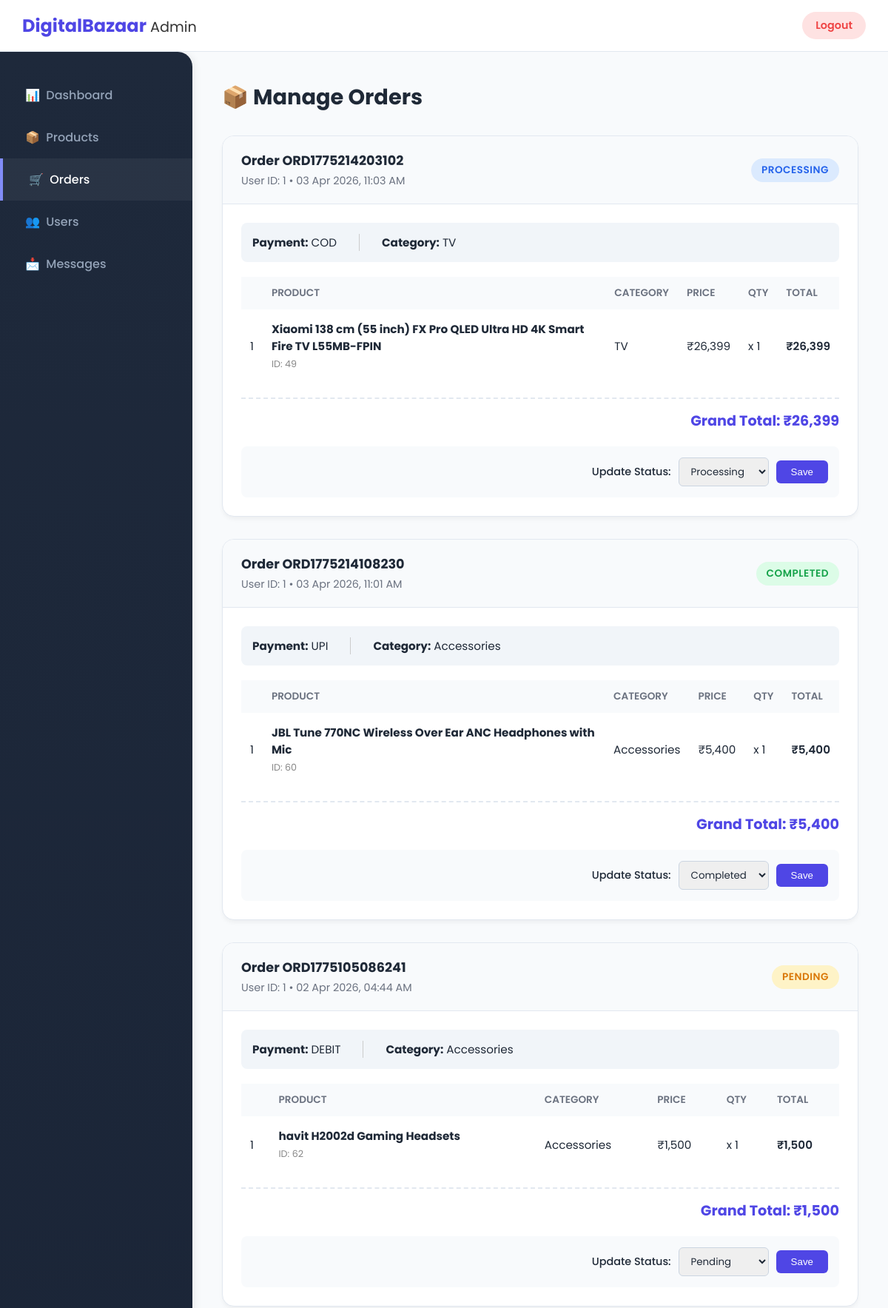
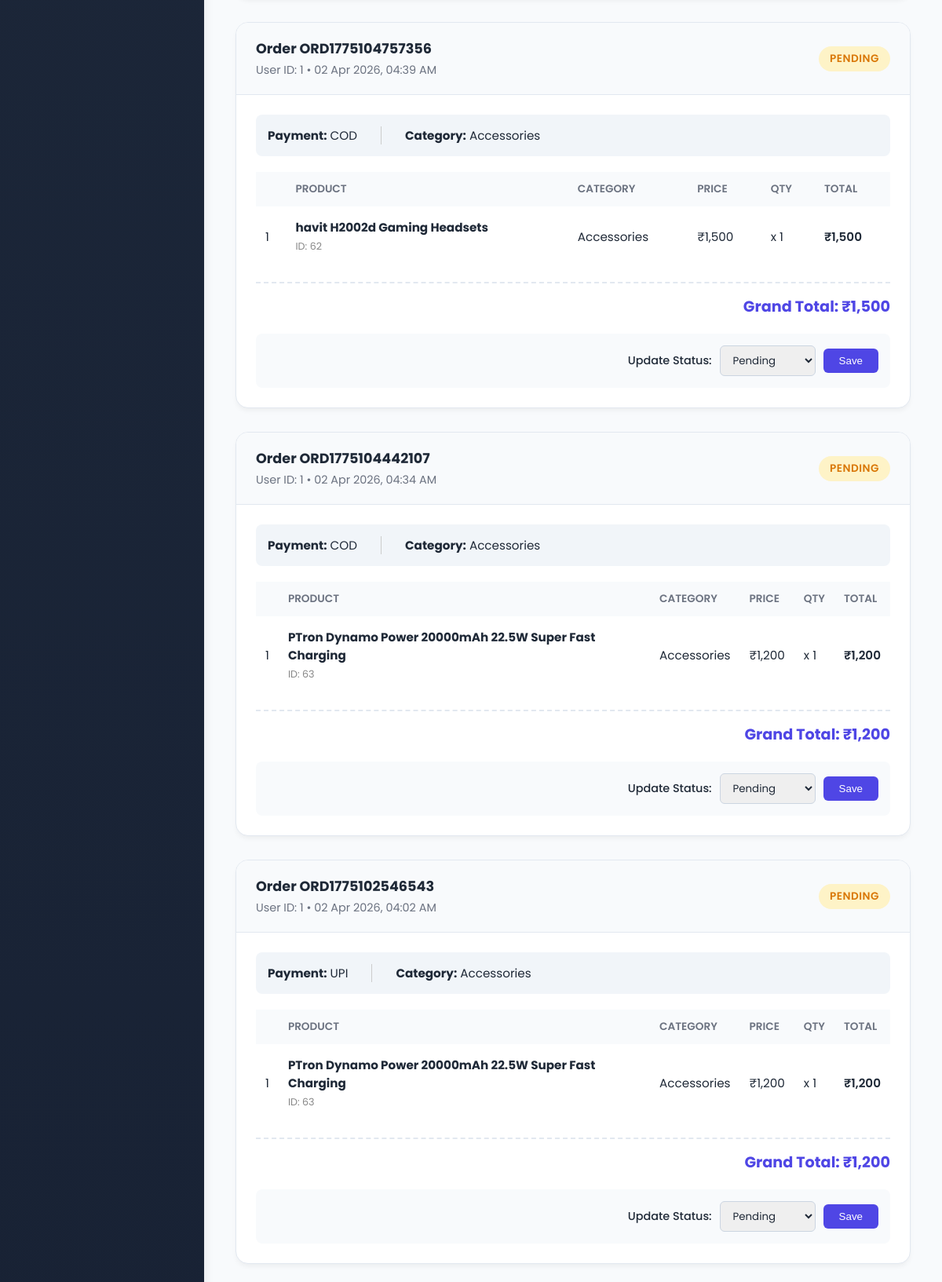
The page /admin/orders.php (signed in, upper part) on the database its author committed (2 pictures, top to bottom).
### tables this page shows
CREATE TABLE `orders` (
  `id` int(11) NOT NULL,
  `order_id` varchar(50) NOT NULL,
  `user_id` int(11) DEFAULT NULL,
  `address` text DEFAULT NULL,
  `city` varchar(100) DEFAULT NULL,
  `pincode` varchar(20) DEFAULT NULL,
  `category` varchar(100) NOT NULL,
  `total_amount` int(11) NOT NULL,
  `payment_method` varchar(20) NOT NULL,
  `payment_status` varchar(20) DEFAULT 'Pending',
  `order_status` varchar(20) DEFAULT 'Pending',
  `created_at` timestamp NOT NULL DEFAULT current_timestamp()
);

CREATE TABLE `order_items` (
  `id` int(11) NOT NULL,
  `order_id` varchar(50) NOT NULL,
  `product_id` int(11) NOT NULL,
  `product_name` varchar(255) NOT NULL,
  `original_price` decimal(10,2) DEFAULT NULL,
  `discount_percentage` int(11) DEFAULT NULL,
  `category` varchar(100) NOT NULL,
  `price` int(11) NOT NULL,
  `quantity` int(11) NOT NULL,
  `created_at` timestamp NOT NULL DEFAULT current_timestamp()
);

### admin/orders.php (the view, shortened to what this page needs)
<?php
include("../config/db.php");
$orders = mysqli_query($conn, "SELECT * FROM orders ORDER BY id DESC");
?>
<!DOCTYPE html>
<html lang="en">
<head>
</head>
<body>
<div class="navbar">
    <div class="navbar-brand">DigitalBazaar <span style="font-weight:400; font-size:0.8em; color:#333;">Admin</span></div>
    <a href="logout.php" class="logout-btn">Logout</a>
</div>
<div class="sidebar">
    <a href="dashboard.php" title="Dashboard"><span>📊</span> &nbsp; Dashboard</a>
    <a href="products.php" title="Products"><span>📦</span> &nbsp; Products</a>
    <a href="orders.php" class="active" title="Orders"><span>🛒</span> &nbsp; Orders</a>
    <a href="users.php" title="Users"><span>👥</span> &nbsp; Users</a>
    <a href="contactus.php" title="Messages"><span>📩</span> &nbsp; Messages</a>
</div>
<div class="content">
    <h2>📦 Manage Orders</h2>
    <?php while($order = mysqli_fetch_assoc($orders)): ?>
    <div class="order-card">
        <div class="card-header">
            <div class="order-info">
                <b>Order <?= $order['order_id']; ?></b>
                <small>User ID: <?= $order['user_id']; ?> &bull; <?= date("d M Y, h:i A", strtotime($order['created_at'])); ?></small>
            </div>
            <span class="badge <?= $order['order_status']; ?>">
                <?= $order['order_status']; ?>
            </span>
        </div>
        <div class="card-body">
            <div class="info-strip">
                <div><b>Payment:</b> <?= $order['payment_method']; ?></div>
                <div><b>Category:</b> <?= $order['category']; ?></div>
            </div>
            <div class="table-responsive">
                <table>
                    <thead>
                        <tr>
                            <th></th>
                            <th>Product</th>
                            <th>Category</th>
                            <th>Price</th>
                            <th>Qty</th>
                            <th>Total</th>
                        </tr>
                    </thead>
                    <tbody>
                        <?php
                        $items = mysqli_query($conn, "SELECT * FROM order_items WHERE order_id='{$order['order_id']}'");
                        $i = 1;
                        while($item = mysqli_fetch_assoc($items)):
                            $line_total = $item['price'] * $item['quantity'];
                        ?>
                        <tr>
                            <td><?= $i++; ?></td>
                            <td>
                                <b><?= $item['product_name']; ?></b><br>
                                <small style="color:#888;">ID: <?= $item['product_id']; ?></small>
                            </td>
                            <td><?= $item['category']; ?></td>
                            <td>₹<?= number_format($item['price']); ?></td>
                            <td>x <?= $item['quantity']; ?></td>
                            <td style="font-weight:600;">₹<?= number_format($line_total); ?></td>
                        </tr>
                        <?php endwhile; ?>
                    </tbody>
                </table>
            </div>
            <div class="grand-total">
                Grand Total: ₹<?= number_format($order['total_amount']); ?>
            </div>
            <div class="action-area">
                <form method="POST" style="display:flex; gap:10px; align-items:center; width:100%; justify-content:flex-end;">
                    <span style="font-size:0.9rem; font-weight:500;">Update Status:</span>
                    <select name="status">
                        <option value="Pending" <?= $order['order_status']=="Pending"?"selected":"" ?>>Pending</option>
                        <option value="Processing" <?= $order['order_status']=="Processing"?"selected":"" ?>>Processing</option>
                        <option value="Completed" <?= $order['order_status']=="Completed"?"selected":"" ?>>Completed</option>
                    </select>
                    <button name="update_status" type="submit">Save</button>
                </form>
            </div>
        </div>
    </div>
    <?php endwhile; ?>
</div>
</body>
</html>

### admin/orders.php (style rules this page uses)
:root { --primary: #4f46e5; --secondary: #818cf8; --bg: #f8fafc; --card-bg: #ffffff; --text-main: #1f2937; --text-muted: #6b7280; --border: #e2e8f0; --status-pending-bg: #fef3c7; --status-pending-text: #d97706; --status-processing-bg: #dbeafe; --status-processing-text: #2563eb; --status-completed-bg: #dcfce7; --status-completed-text: #16a34a; --status-cancelled-bg: #fee2e2; --status-cancelled-text: #dc2626; }
* { box-sizing: border-box; transition: all 0.2s ease; }
body { margin: 0; font-family: 'Poppins', sans-serif; background: var(--bg); color: var(--text-main); }
.navbar { position: fixed; top: 0; left: 0; right: 0; height: 70px; background: rgba(255,255,255,0.95); backdrop-filter: blur(10px); display: flex; align-items: center; justify-content: space-between; padding: 0 30px; border-bottom: 1px solid var(--border); z-index: 100; }
.navbar-brand { font-size: 1.5rem; font-weight: 700; color: var(--primary); }
.logout-btn { background: #fee2e2; color: #ef4444; padding: 8px 18px; border-radius: 50px; text-decoration: none; font-weight: 600; font-size: 0.9rem; }
.sidebar { position: fixed; top: 70px; left: 0; bottom: 0; width: 260px; background: linear-gradient(180deg, #1e293b 0%, #0f172a 100%); padding-top: 30px; box-shadow: 4px 0 10px rgba(0,0,0,0.05); border-top-right-radius: 20px; }
.sidebar a { display: flex; align-items: center; padding: 16px 30px; color: #94a3b8; text-decoration: none; font-weight: 500; border-left: 4px solid transparent; }
.sidebar a:hover, .sidebar a.active { background: rgba(255,255,255,0.05); color: #fff; border-left: 4px solid var(--secondary); padding-left: 35px; }
.content { margin-left: 260px; margin-top: 70px; padding: 40px; }
h2 { margin-top: 0; font-size: 1.8rem; margin-bottom: 30px; }
.order-card { background: var(--card-bg); border-radius: 16px; box-shadow: 0 4px 6px -1px rgba(0,0,0,0.05); margin-bottom: 30px; border: 1px solid var(--border); overflow: hidden; }
.card-header { background: #f8fafc; padding: 20px 25px; border-bottom: 1px solid var(--border); display: flex; justify-content: space-between; align-items: center; flex-wrap: wrap; gap: 15px; }
.order-info b { font-size: 1.1rem; color: var(--text-main); }
.order-info small { display: block; color: var(--text-muted); margin-top: 4px; font-size: 0.9rem; }
.badge { padding: 6px 14px; border-radius: 50px; font-size: 0.85rem; font-weight: 600; letter-spacing: 0.5px; text-transform: uppercase; }
.Pending { background: var(--status-pending-bg); color: var(--status-pending-text); }
.Processing { background: var(--status-processing-bg); color: var(--status-processing-text); }
.Completed { background: var(--status-completed-bg); color: var(--status-completed-text); }
.card-body { padding: 25px; }
.info-strip { display: flex; gap: 20px; margin-bottom: 20px; background: #f1f5f9; padding: 15px; border-radius: 8px; font-size: 0.95rem; }
.table-responsive { overflow-x: auto; }
table { width: 100%; border-collapse: collapse; min-width: 600px; }
th { text-align: left; padding: 12px; background: #f8fafc; color: var(--text-muted); font-size: 0.85rem; text-transform: uppercase; font-weight: 600; }
td { padding: 15px 12px; border-bottom: 1px solid #f1f5f9; font-size: 0.95rem; }
tr:last-child td { border-bottom: none; }
.grand-total { text-align: right; font-size: 1.2rem; font-weight: 700; color: var(--primary); margin-top: 20px; padding-top: 15px; border-top: 2px dashed var(--border); }
.action-area { margin-top: 20px; display: flex; align-items: center; gap: 10px; background: #f8fafc; padding: 15px; border-radius: 8px; justify-content: flex-end; }
select { padding: 8px 12px; border: 1px solid #cbd5e1; border-radius: 6px; font-family: inherit; color: var(--text-main); outline: none; }
button[name="update_status"] { background: var(--primary); color: white; border: none; padding: 8px 20px; border-radius: 6px; font-weight: 500; cursor: pointer; }

### rows shown on the page
orders: order "ORD1775214203102", user "1", created_at "03 Apr 2026, 11:03 AM", order_status "PROCESSING", payment_method "COD", category "TV", total_amount "26,399", status "Processing"
order_items: product_name "Xiaomi 138 cm (55 inch) FX Pro QLED Ultra HD 4K Smart Fire TV L55MB-FPIN", product "49", category "TV", price "26,399", quantity "1", line_total "26,399"
orders: order "ORD1775214108230", user "1", created_at "03 Apr 2026, 11:01 AM", order_status "COMPLETED", payment_method "UPI", category "Accessories", total_amount "5,400", status "Completed"
order_items: product_name "JBL Tune 770NC Wireless Over Ear ANC Headphones with Mic", product "60", category "Accessories", price "5,400", quantity "1", line_total "5,400"
orders: order "ORD1775105086241", user "1", created_at "02 Apr 2026, 04:44 AM", order_status "PENDING", payment_method "DEBIT", category "Accessories", total_amount "1,500", status "Pending"
order_items: product_name "havit H2002d Gaming Headsets", product "62", category "Accessories", price "1,500", quantity "1", line_total "1,500"
orders: order "ORD1775104757356", user "1", created_at "02 Apr 2026, 04:39 AM", order_status "PENDING", payment_method "COD", category "Accessories", total_amount "1,500", status "Pending"
order_items: product_name "havit H2002d Gaming Headsets", product "62", category "Accessories", price "1,500", quantity "1", line_total "1,500"
orders: order "ORD1775104442107", user "1", created_at "02 Apr 2026, 04:34 AM", order_status "PENDING", payment_method "COD", category "Accessories", total_amount "1,200", status "Pending"
order_items: product_name "PTron Dynamo Power 20000mAh 22.5W Super Fast Charging", product "63", category "Accessories", price "1,200", quantity "1", line_total "1,200"
orders: order "ORD1775102546543", user "1", created_at "02 Apr 2026, 04:02 AM", order_status "PENDING", payment_method "UPI", category "Accessories", total_amount "1,200", status "Pending"
order_items: product_name "PTron Dynamo Power 20000mAh 22.5W Super Fast Charging", product "63", category "Accessories", price "1,200", quantity "1", line_total "1,200"
